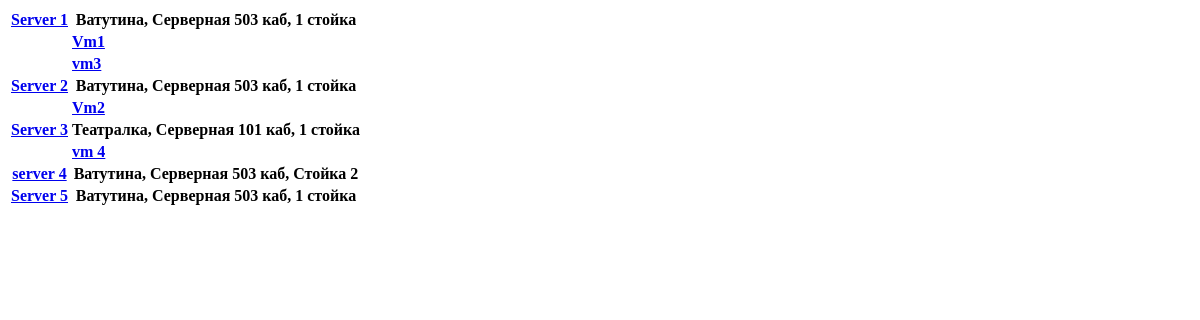
Page /servers/all on the earlier database version.
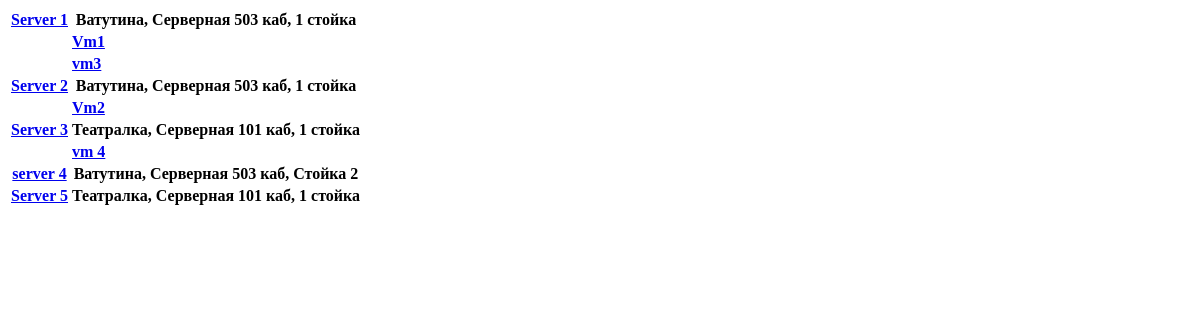
Same page on the later database version.
### server_list/models.py (models this page shows, shortened)
class Server(models.Model):
    hostname = models.CharField(max_length=50)
    model = models.CharField(max_length=50, blank=True)  # separate table?
    is_physical = models.BooleanField(default=True)
    host_machine = models.ForeignKey('self', on_delete=models.CASCADE, default=None, blank=True, null=True)
    is_on = models.BooleanField(default=True)
    os = models.CharField(max_length=50, blank=True)  # separate table?
    purpose = models.CharField(max_length=200, blank=True)
    description = models.CharField(max_length=500, blank=True)
    serial_num = models.CharField(max_length=100, blank=True)
    specs = models.CharField(max_length=200, blank=True)  # as field in separate table "model"?
    sensitive_data = models.CharField(max_length=200, blank=True)  # add encryption?
    segments = models.ManyToManyField(Segment, through='Ip')
    height = models.IntegerField(blank=True, null=True)
    unit = models.IntegerField(blank=True, null=True)
    rack = models.ForeignKey(Rack, on_delete=models.DO_NOTHING, default=None, blank=True, null=True)

class Rack(models.Model):
    name = models.CharField(max_length=50)
    description = models.CharField(max_length=500, blank=True)
    room = models.ForeignKey(Room, on_delete=models.CASCADE)
    def __str__(self):
        return self.room.__str__() + ", " + self.name

class Room(models.Model):
    name = models.CharField(max_length=50)
    description = models.CharField(max_length=500, blank=True)
    territory = models.ForeignKey(Territory, on_delete=models.CASCADE)
    def __str__(self):
        return self.territory.__str__() + ", " + self.name

class Territory(models.Model):
    name = models.CharField(max_length=50)
    address = models.CharField(max_length=200, blank=True)
    description = models.CharField(max_length=500, blank=True)
    def __str__(self):
        return str(self.name)

### server_list/views.py (the view)
def server_view_all(request):
    server_list = Server.objects.filter(is_physical=True).filter(ip__segment__is_root_segment=True)
    return render(request, os.path.join('server_list', 'servers_all.html'), {"servers": server_list})

### server_list/templates/server_list/servers_all.html (shortened to what this page needs)
<!DOCTYPE html>
<html lang="en">
<head>
</head>
<body>
<table>
    {% for s in servers %}
    <tr>
        <th><a href="/servers/view/{{s.id}}">{{s.hostname}}</a></th>
        <th>{{s.rack}}</th>
    </tr>
    {% for vm in s.server_set.all%}
    <tr>
        <th></th>
        <th align="left"><a href="/servers/view/{{vm.id}}">{{vm.hostname}}</a></th>
    </tr>
    {% endfor %}
    {% endfor %}
</table>
</body>
</html>

Differences in the rows shown:
changed Server "Server 5": rack "Ватутина, Серверная 503 каб, 1 стойка" → "Театралка, Серверная 101 каб, 1 стойка"
